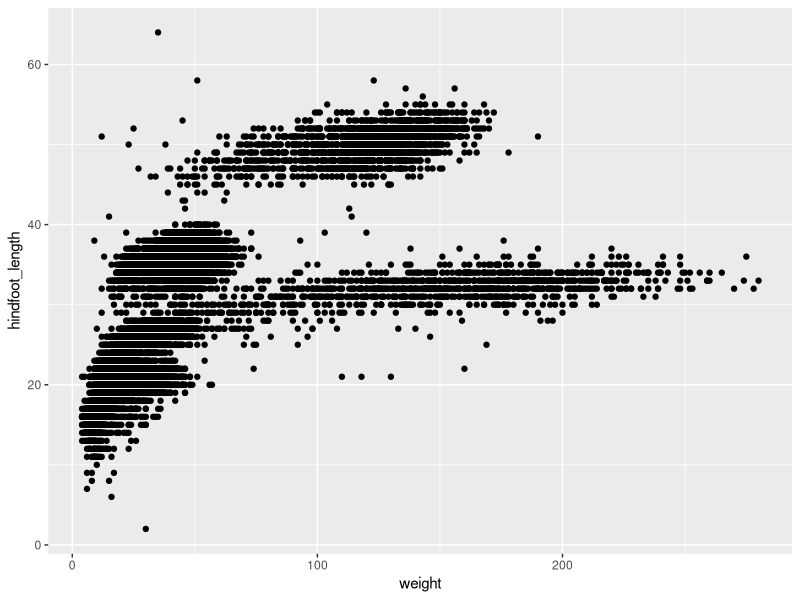
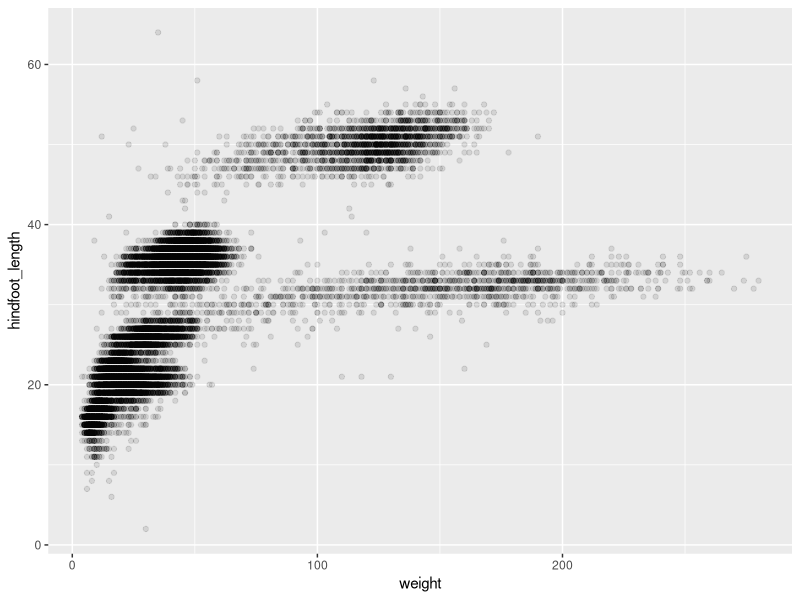
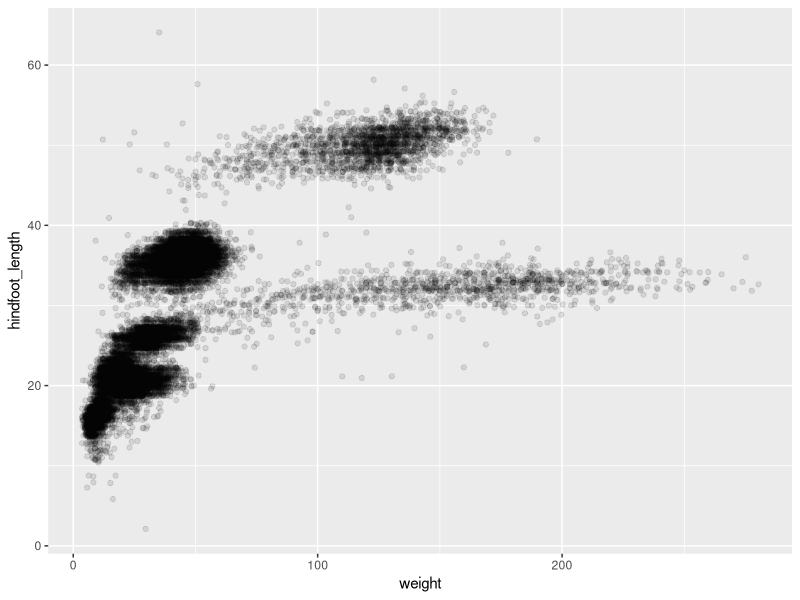
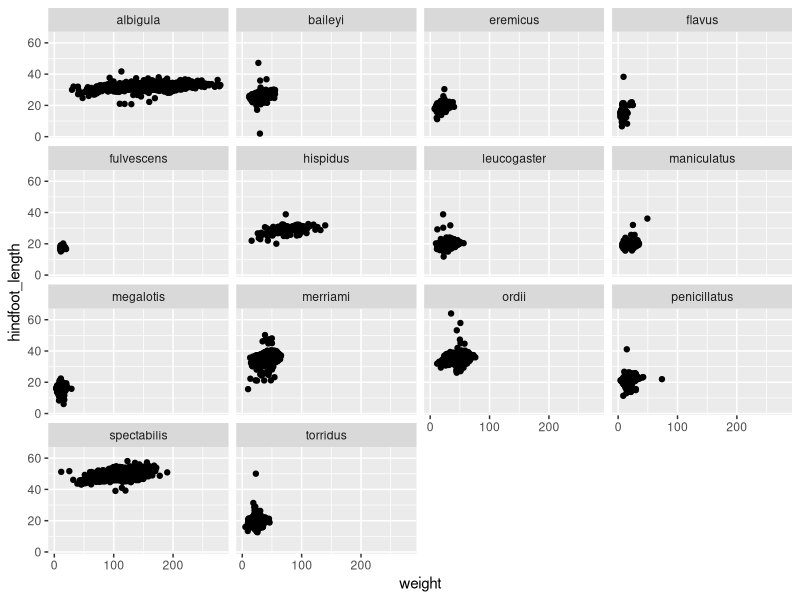
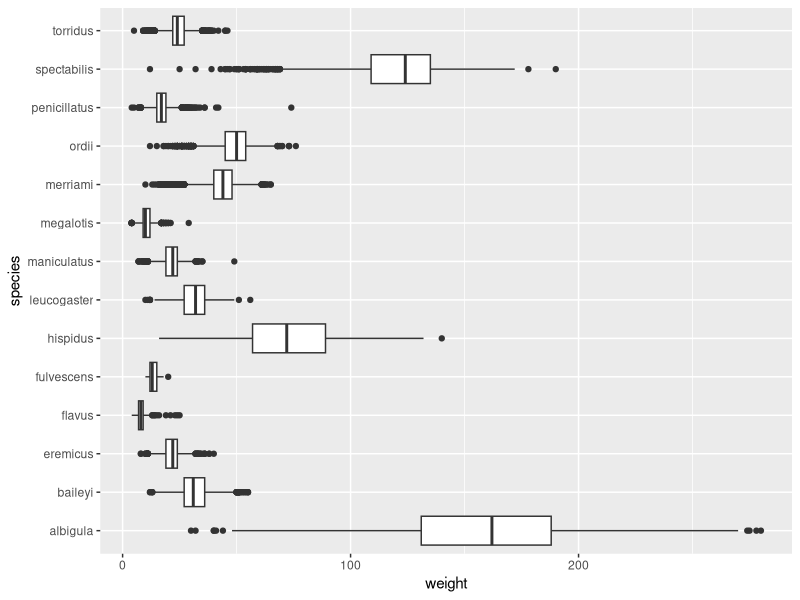
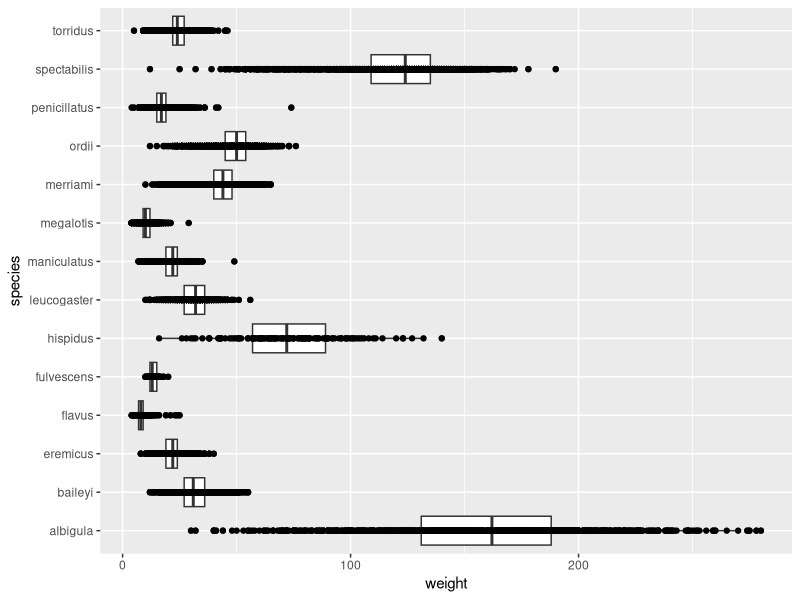
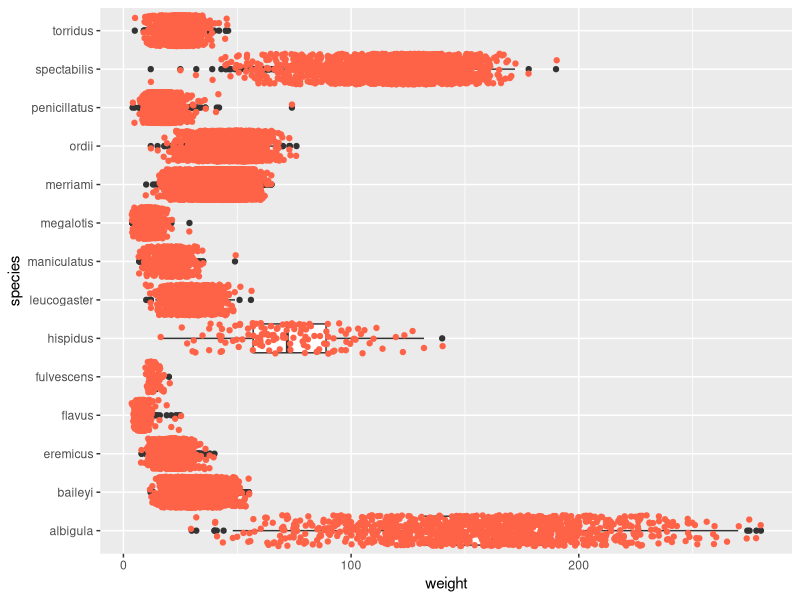
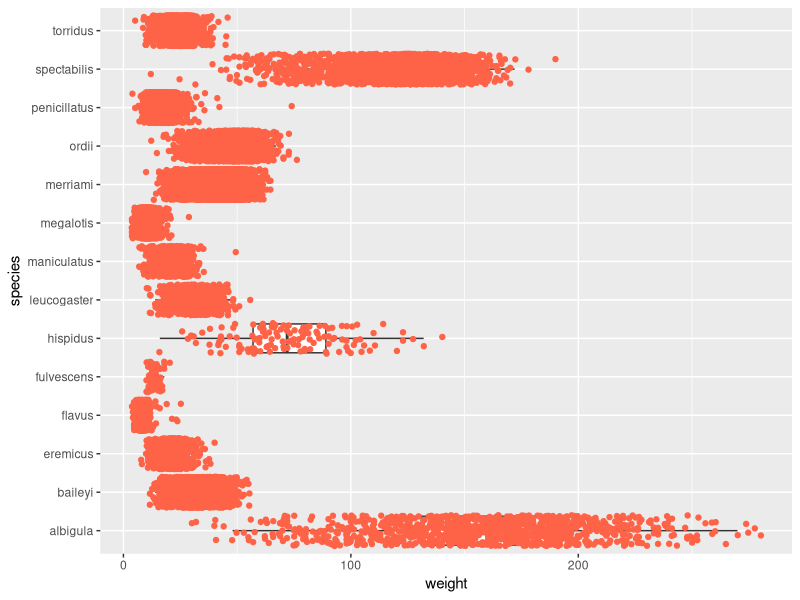

These charts were generated, in order, by the following R code:
## ---- chunk 1
library(tidyverse)
library(here)
## ---- chunk 2
# Code for question 1!
surveys = read.csv(here::here("supporting_artifacts", "Learning Targets", "surveys.csv"), 
                   stringsAsFactors = FALSE)


## ---- chunk 3
dim(surveys)
## ---- chunk 4
str(surveys)
## ---- chunk 5
# Code for question 4!
ggplot(data = surveys, mapping = aes( x = weight, 
                                      y = hindfoot_length)) + 
  geom_point()
## ---- chunk 6
#Code for question 5!
ggplot(data = surveys, mapping = aes( x = weight, 
                                      y = hindfoot_length)) + 
  geom_point(alpha = 1/10)
## ---- chunk 7
# Code for question 6! 
ggplot(data = surveys, mapping = aes( x = weight, 
                                      y = hindfoot_length)) +
  geom_jitter(alpha = .1)

## ---- chunk 8
# Code for question 7
ggplot(data = surveys, mapping = aes( x = weight, 
                                      y = hindfoot_length)) + 
  geom_jitter() + 
  facet_wrap(~species)

## ---- chunk 9
# Code for question 8 (and 9)!
ggplot(data = surveys, mapping = aes( x = weight, 
                                      y = species)) + 
  geom_boxplot()
## ---- chunk 10
ggplot(data = surveys, mapping = aes( x = weight, 
                                      y = species)) + 
  geom_boxplot() +
  geom_point()
## ---- chunk 11
ggplot(data = surveys, mapping = aes( x = weight, 
                                      y = species)) + 
  geom_boxplot() +
  geom_jitter(color = "tomato")
## ---- chunk 12
ggplot(data = surveys, mapping = aes( x = weight, 
                                      y = species,)) + 
  geom_boxplot(outlier.shape = NA) +
  geom_jitter(color = "tomato") 
## ---- chunk 13
# Code for question 10! 
ggplot(data = surveys, mapping = aes( x = weight, 
                                      y = species)) + 
  geom_boxplot(outlier.shape = NA) +
  geom_jitter(color = "tomato", alpha = 1/50) +
  labs(title = "Distribution Of Weight (In Grams) By Species", 
       x = "Weight (Grams)",
       y = "Species") +
  theme(plot.title = element_text(hjust = .5))
## ---- chunk 14
# Code for question 11! 
ggplot(data = surveys, mapping = aes( x = species, 
                                      y = weight)) + 
  geom_boxplot(outlier.shape = NA) +
  geom_jitter(color = "tomato", alpha = 1/50) +
  labs(title = "Distribution Of Weight (In Grams) By Species", 
       x = "Weight (Grams)",
       y = "Species") +
  theme(plot.title = element_text(hjust = .5)) 
